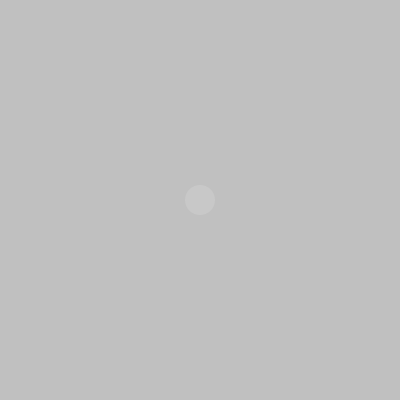
Frame 1 (no input)
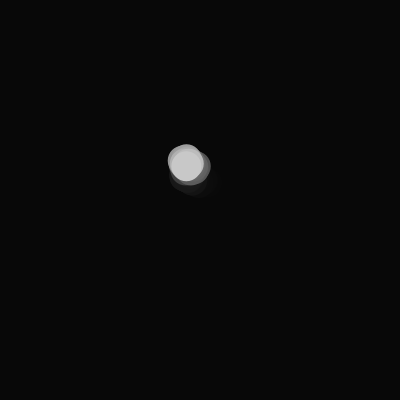
Frame 60 (the mouse pressed at the canvas centre just before this capture)
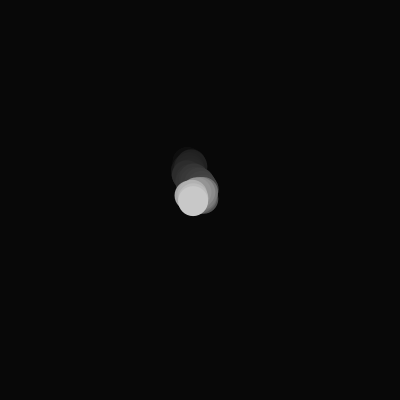
Frame 120 (the mouse held since frame 60 and released just before this capture)

The Processing sketch that drew these frames (run headless with seeded random() and noise(); from frame 60 on, the mouse is pressed at the canvas centre):

// Processing sketch: exercise_038_01
// ── exercise_038_01.pde
/* Owen Grimm

 4/20/18
 
 exercise_038_01
 
brownian motion with change in energy
 */
float energy= 0.7;
Particle particle;
//setting up the particle object
void setup() {
  size(400, 400);
  particle= new Particle(200, 200);
  noStroke();
}
void draw() {
  fill(0, 15);
  rect(0, 0, width, height);
  //creating trail
  particle.display();
  particle.move();
  //what the class does
}
class Particle {
  float x;
  float y; 
  float rx;
  float ry;
  Particle(float xpos, float ypos) {
    //particle class parameters
    x= xpos;
    y=ypos;
  }
  void display() {
    fill(200);
    ellipse(x, y, 30, 30);
  }
  void move() {
//    manipulating energy value
    if ((keyPressed==true)&&(key=='+')) {
      energy= energy+0.02;
    }
    if ((keyPressed==true)&&(key=='-')) {
      energy= energy-0.02;
    }
    //creating a maximum and minimum for the energy value
    if (energy>1) {
      energy=1;
    }
    if (energy<0) {
      energy=0;
    }
    println(energy);
    rx= random(-6, 6);
    ry= random(-6, 6);
    //how I changed the energy of the motion of the particle
    x=x+(rx*energy);
    y=y+(ry*energy);
  }
}
